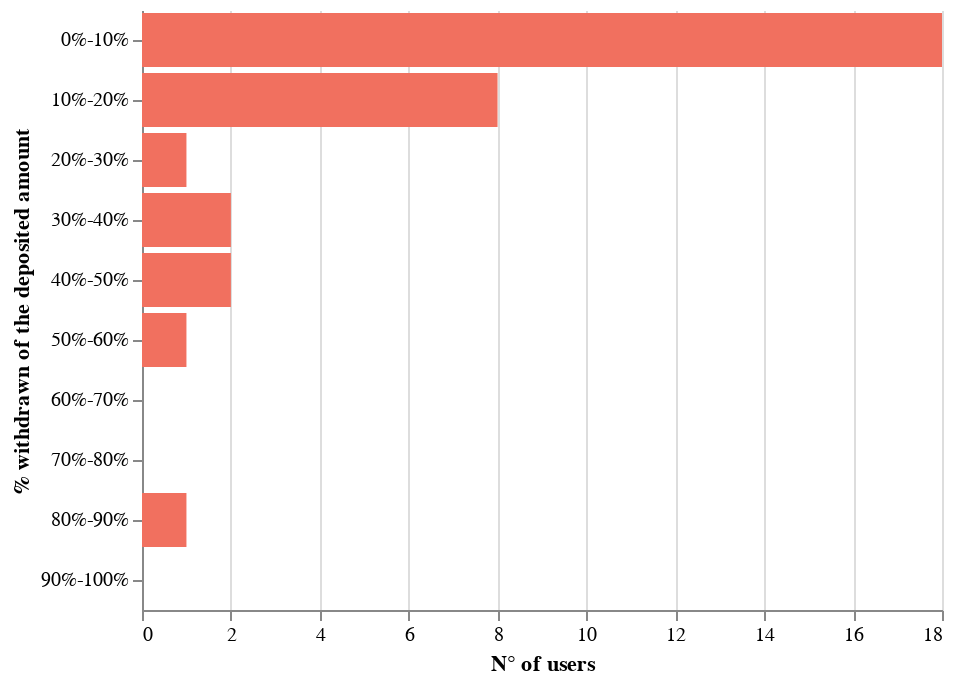

The cell this chart's notebook holds for it:
### Code cell
alt.Chart(df3.sort_values(by='PERC_WITHDRAWN').rename(columns=cols_dict)).mark_bar().encode(
    y=alt.X(cols_dict['PERC_WITHDRAWN']+":N", sort=alt.EncodingSortField(order='ascending')),
    x=cols_dict['TOT_USERS']+":Q",
    tooltip=[cols_dict['PERC_WITHDRAWN']+":N",cols_dict['TOT_USERS']+":Q"]
).configure_mark(
    color='#F1705F'
).properties(height=300).configure_axisX(
    labelAngle=0
).configure_view(strokeOpacity=0)

### Figure 1 — Vega-Lite specification as saved in the notebook (floating-point values rounded to 4 significant figures)
{"config": {"view": {"continuousWidth": 400, "continuousHeight": 300, "strokeOpacity": 0}, "axisX": {"labelAngle": 0}, "mark": {"color": "#F1705F"}}, "data": {"name": "data-20d17f4187f3f863594f4bd8cc1ccab2"}, "mark": "bar", "encoding": {"tooltip": [{"field": "% withdrawn of the deposited amount", "type": "nominal"}, {"field": "N° of users", "type": "quantitative"}], "x": {"field": "N° of users", "type": "quantitative"}, "y": {"field": "% withdrawn of the deposited amount", "sort": {"order": "ascending"}, "type": "nominal"}}, "height": 300, "$schema": "https://vega.github.io/schema/vega-lite/v4.17.0.json", "datasets": {"data-20d17f4187f3f863594f4bd8cc1ccab2": [{"% withdrawn of the deposited amount": "0%-10%", "N° of users": 18.0}, {"% withdrawn of the deposited amount": "10%-20%", "N° of users": 8.0}, {"% withdrawn of the deposited amount": "20%-30%", "N° of users": 1.0}, {"% withdrawn of the deposited amount": "30%-40%", "N° of users": 2.0}, {"% withdrawn of the deposited amount": "40%-50%", "N° of users": 2.0}, {"% withdrawn of the deposited amount": "50%-60%", "N° of users": 1.0}, {"% withdrawn of the deposited amount": "60%-70%", "N° of users": 0.0}, {"% withdrawn of the deposited amount": "70%-80%", "N° of users": 0.0}, {"% withdrawn of the deposited amount": "80%-90%", "N° of users": 1.0}, {"% withdrawn of the deposited amount": "90%-100%", "N° of users": 0.0}]}}
